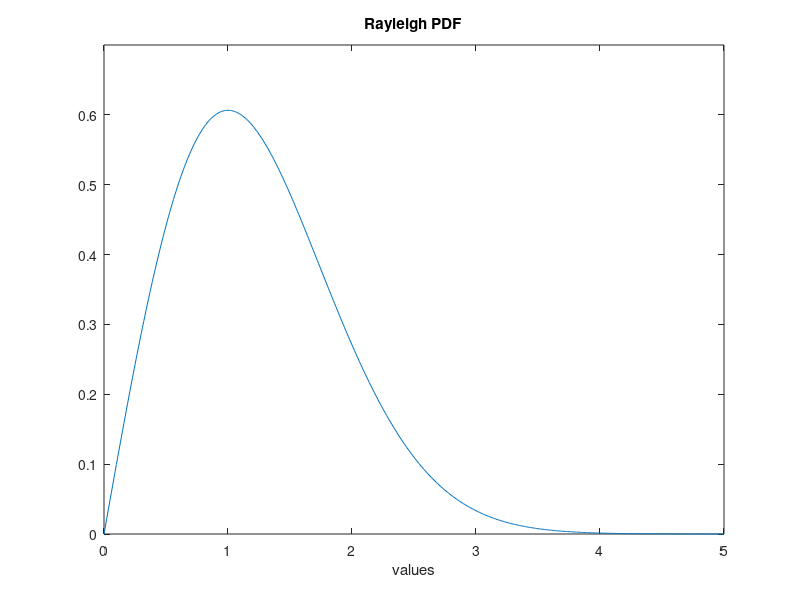

Here is the MATLAB script that generated this plot:
% Rayleigh PDF
v=0:0.01:5; %values set
beta=1; %random variable parameter
ypdf=raylpdf(v,beta); %Rayleigh PDF
plot(v,ypdf); %plots figure
axis([0 5 0 0.7]);
xlabel('values'); title('Rayleigh PDF');
